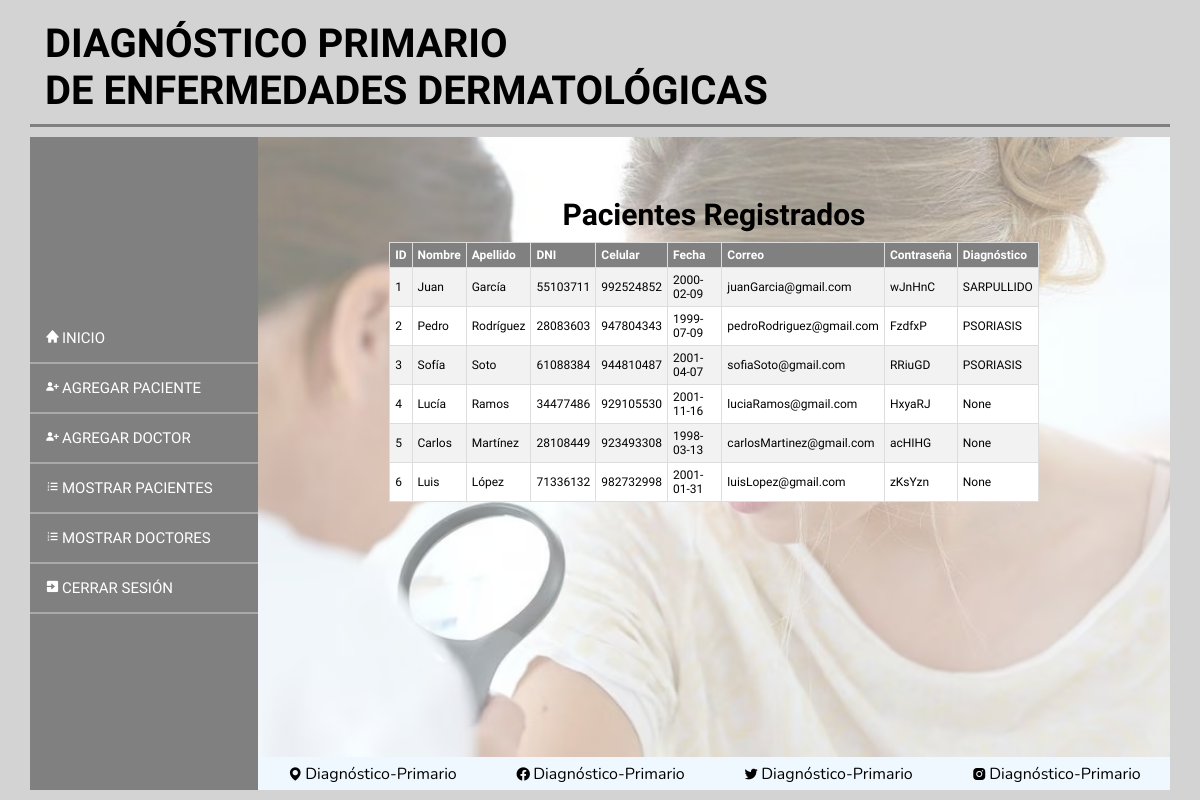
The app's page /show_patients, older data.
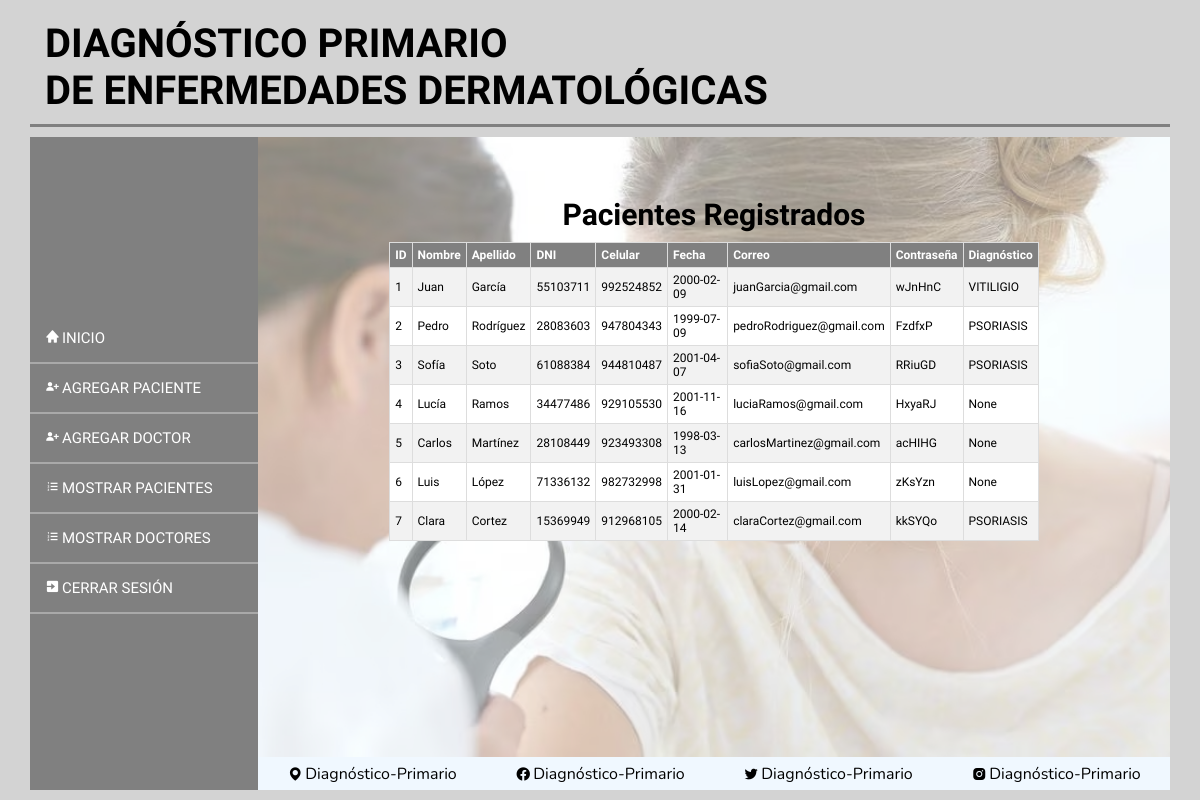
The same page, newer data.
### tables this page shows
CREATE TABLE "Patients" (
	"id"	INTEGER NOT NULL,
	"name"	TEXT NOT NULL,
	"lastName"	TEXT NOT NULL,
	"document"	TEXT NOT NULL,
	"telf"	TEXT NOT NULL,
	"date"	TEXT,
	"email"	TEXT,
	"password"	TEXT NOT NULL,
	"disease"	TEXT,
	PRIMARY KEY("id")
);

### app.py (the view)
@app.route("/show_patients")
def show_patients():
    conn = sqlite3.connect(database_path)
    cursor = conn.cursor()
    cursor.execute("SELECT * FROM Patients")
    resultados = cursor.fetchall()
    cursor.close()
    conn.close()
    return render_template("show_patients.html", pacientes=resultados)

### templates/show_patients.html
{% extends "interface_staff.html" %} {% block content %}
<div>
  <div class="overlay_2">
    <h1>Pacientes Registrados</h1>
    <table>
        <tr>
            <th>ID</th>
            <th>Nombre</th>
            <th>Apellido</th>
            <th>DNI</th>
            <th>Celular</th>
            <th>Fecha</th>
            <th>Correo</th>
            <th>Contraseña</th>
            <th>Diagnóstico</th>
        </tr>
        {% for paciente in pacientes %}
        <tr>
            <td>{{ paciente[0] }}</td>
            <td>{{ paciente[1] }}</td>
            <td>{{ paciente[2] }}</td>
            <td>{{ paciente[3] }}</td>
            <td>{{ paciente[4] }}</td>
            <td>{{ paciente[5] }}</td>
            <td>{{ paciente[6] }}</td>
            <td>{{ paciente[7] }}</td>
            <td>{{ paciente[8] }}</td>
        </tr>
        {% endfor %}
    </table>
  </div>
</div>
{% endblock %}

### templates/interface_staff.html (shortened to what this page needs)
<!DOCTYPE html>
<html lang="en">
<head>
  <link rel="stylesheet" href="https://unpkg.com/boxicons@latest/css/boxicons.min.css" />
  <link rel="stylesheet" href="{{url_for('static',filename ='css/style.css')}}" />
</head>
<body>
  <h1 class="title">
    DIAGNÓSTICO PRIMARIO <br />
    DE ENFERMEDADES DERMATOLÓGICAS
  </h1>
  <section class="section__1">
    <div class="menu">
      <ul class="nav__list">
        <li><a href="{{ url_for('interface_staff') }}"><i class='bx bxs-home'></i>INICIO</a></li>
        <li><a href="{{ url_for('add_patient') }}"><i class='bx bxs-user-plus'></i>AGREGAR PACIENTE</a></li>
        <li><a href="{{ url_for('add_doctor') }}"><i class='bx bxs-user-plus'></i>AGREGAR DOCTOR</a></li>
        <li><a href="{{ url_for('show_patients') }}"><i class='bx bx-list-ol'></i>MOSTRAR PACIENTES</a></li>
        <li><a href="{{ url_for('show_doctors') }}"><i class='bx bx-list-ol'></i>MOSTRAR DOCTORES</a></li>
        <li><a href="{{ url_for('index') }}"><i class='bx bxs-exit'></i>CERRAR SESIÓN</a></li>
      </ul>
    </div>
    <div class="section__2">
      <div class="div__1">
        {% block content %} {% endblock %}
      </div>
      <div class="div__icons">
        <div><i class="bx bxs-map"></i>Diagnóstico-Primario</div>
        <div><i class="bx bxl-facebook-circle"></i>Diagnóstico-Primario</div>
        <div><i class="bx bx bxl-twitter"></i>Diagnóstico-Primario</div>
        <div><i class="bx bxl-instagram-alt"></i>Diagnóstico-Primario</div>
      </div>
    </div>
  </section>
</body>
</html>

### static/css/style.css (style rules this page uses)
* { margin: 0; padding: 0; box-sizing: border-box; }
body { padding: 10px 30px; background-color: lightgray; height: 100vh; display: flex; flex-direction: column; }
.title { font-size: 40px; font-family: "Questrial", sans-serif; padding: 10px 15px; border-bottom: solid 3px gray; margin-bottom: 10px; }
.section__1 { flex: 1; display: grid; grid-template-columns: 20% 80%; grid-template-rows: 1fr; }
.menu { background-color: grey; display: flex; align-items: center; }
.nav__list { list-style: none; display: flex; flex-direction: column; width: 100%; }
.nav__list li { border-bottom: 2px solid darkgray; }
.nav__list li a { display: block; color: white; transition: all 0.5s ease; text-decoration: none; padding: 15px; font-size: 15px; font-family: "Questrial", sans-serif; }
.nav__list li i { margin-right: 2px; }
.section__2 { display: grid; grid-template-rows: 95% 5%; grid-template-columns: 1fr; }
.div__1 { position: relative; background-image: url("../images/bg_image.jpg"); background-size: cover; background-position: center; background-repeat: no-repeat; }
.overlay_2 { position: absolute; top: 0; left: 0; width: 100%; height: 100%; background-color: rgba(255, 255, 255, 0.5); padding: 50px; display: flex; flex-direction: column; align-items: center; }
.div__icons { background-color: aliceblue; display: flex; justify-content: space-around; align-items: center; font-family: "Nunito", sans-serif; }
.div__icons div { display: flex; align-items: center; }
.div__icons div i { margin-right: 2px; }
.overlay h1, .overlay_2 h1 { margin: 10px 0; text-align: center; font-size: 30px; font-family: "Questrial", sans-serif; justify-content: center; }
table { font-family: "Questrial", sans-serif; font-size: 12px; border-collapse: collapse; width: 80%; }
th, td { border: 1px solid #ddd; padding: 5px; text-align: left; }
tr:nth-child(even) { background-color: #f2f2f2; }
tr:nth-child(odd) { background-color: #fff; }
th { background-color: gray; color: #fff; }

Row changes from the older to the newer data that the page shows:
changed Patients "Juan": disease "SARPULLIDO" → "VITILIGIO"
added Patients: id "7", name "Clara", lastName "Cortez", document "15369949", telf "912968105", date "2000-02-14", email "claraCortez@gmail.com", password "kkSYQo", disease "PSORIASIS"
